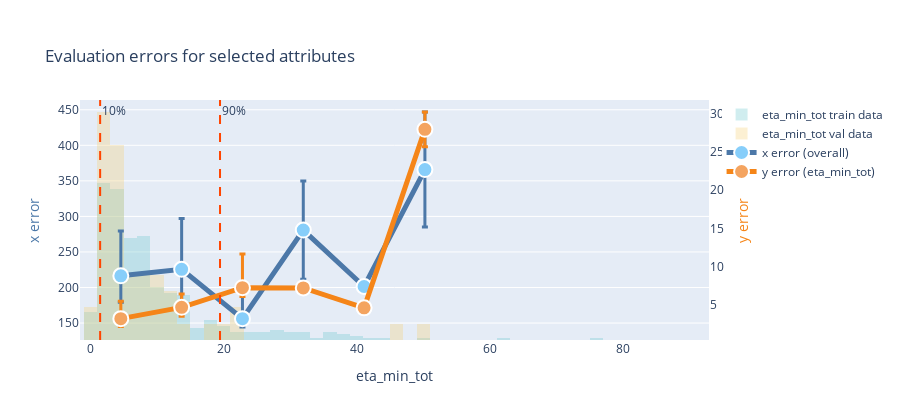

The cell this chart's notebook holds for it:
### Markdown cell above
Another helpful visualisation is gained by the evaluate_training() plotter function. Further Explanation…tbw

### Code cell
plotter.evaluate_training(datamodule=datamodule, attributes=['eta_min_tot'],flag_unnorm=True, bottom_top=(0.1, 0.9))

### Figure 1 — Plotly figure (JSON) as saved in the notebook; plotly's stock layout.template omitted (floating-point values rounded to 4 significant figures; data arrays with more than 128 entries replaced by an {"elided": "..."} marker saying what was removed)
{"data": [{"bingroup": "0.1", "histnorm": "probability density", "legend": "legend", "marker": {"color": "rgb(102, 197, 204)"}, "name": "eta_min_tot train data", "opacity": 0.3, "type": "histogram", "x": {"elided": "400 float values"}, "xaxis": "x", "yaxis": "y"}, {"bingroup": "0.1", "histnorm": "probability density", "legend": "legend", "marker": {"color": "rgb(246, 207, 113)"}, "name": "eta_min_tot val data", "opacity": 0.3, "type": "histogram", "x": [0, 4.619, 22.16, 3.087, 2.893, 3.444, 2.493, 6.792, 4.558, 6.807, 8.691, 10.43, 1.552, 2.174, 2.808, 19.05, 9.032, 1.135, 13.35, 10.76, 7.314, 8.839, 12.37, 5.117, 3.74, 1.439, 1.237, 2.744, 46.98, 10.63, 3.884, 4.676, 2.297, 12.76, 2.962, 3.188, 50.07, 3.512, 3.122, 4.207, 0.6447, 8.186, 4.698, 2.148, 1.342, 1.476, 18.69, 21.86, 11.86, 5.521], "xaxis": "x", "yaxis": "y"}, {"error_y": {"array": [62.96, 71.5, 48.64, 69.02, 0, 80.92, null, null, null, null], "arrayminus": [37.35, 50.62, 11.71, 69.02, 0, 80.92, null, null, null, null], "color": "#4C78A8", "symmetric": false, "thickness": 3, "type": "data", "width": 3}, "legend": "legend", "line": {"color": "#4C78A8", "width": 5}, "marker": {"color": "lightskyblue", "line": {"color": "white", "width": 2}, "size": 15}, "name": "x error (overall)", "type": "scatter", "x": [4.571, 13.7, 22.83, 31.96, 41.1, 50.23, 59.36, 68.49, 77.62, 86.75], "xaxis": "x", "y": [216.5, 225.6, 156.3, 280.8, 201.4, 365.9, null, null, null, null], "yaxis": "y2"}, {"error_y": {"array": [2.278, 1.753, 4.409, 0.5191, 0, 2.264, null, null, null, null], "arrayminus": [1.033, 1.158, 1.16, 0.5191, 0, 2.264, null, null, null, null], "color": "#F58518", "symmetric": false, "thickness": 3, "type": "data", "width": 3}, "legend": "legend", "line": {"color": "#F58518", "width": 5}, "marker": {"color": "sandybrown", "line": {"color": "white", "width": 2}, "size": 15}, "name": "y error (eta_min_tot)", "type": "scatter", "x": [4.571, 13.7, 22.83, 31.96, 41.1, 50.23, 59.36, 68.49, 77.62, 86.75], "xaxis": "x", "y": [3.212, 4.686, 7.261, 7.231, 4.619, 27.96, null, null, null, null], "yaxis": "y3"}], "layout": {"annotations": [{"showarrow": false, "text": "10%", "x": 1.465, "xanchor": "left", "xref": "x", "y": 1, "yanchor": "top", "yref": "y domain"}, {"showarrow": false, "text": "90%", "x": 19.46, "xanchor": "left", "xref": "x", "y": 1, "yanchor": "top", "yref": "y domain"}], "barmode": "overlay", "height": 420, "legend": {"xref": "paper", "y": 1, "yanchor": "top", "yref": "paper"}, "paper_bgcolor": "white", "shapes": [{"line": {"color": "orangered", "dash": "dash", "width": 2}, "type": "line", "x0": 1.465, "x1": 1.465, "xref": "x", "y0": 0, "y1": 1, "yref": "y domain"}, {"line": {"color": "orangered", "dash": "dash", "width": 2}, "type": "line", "x0": 19.46, "x1": 19.46, "xref": "x", "y0": 0, "y1": 1, "yref": "y domain"}], "title": {"text": "Evaluation errors for selected attributes", "xanchor": "left", "yanchor": "top"}, "xaxis": {"anchor": "y", "domain": [0, 1], "title": {"text": "eta_min_tot"}}, "yaxis": {"anchor": "x", "domain": [0, 1], "showgrid": false, "visible": false, "zeroline": false}, "yaxis2": {"anchor": "x", "domain": [0, 1], "overlaying": "y", "range": [0, null], "side": "left", "title": {"font": {"color": "#4C78A8"}, "text": "x error"}}, "yaxis3": {"anchor": "x", "domain": [0, 1], "overlaying": "y", "range": [0, null], "showgrid": false, "side": "right", "title": {"font": {"color": "#F58518"}, "text": "y error"}, "zeroline": false}}}
